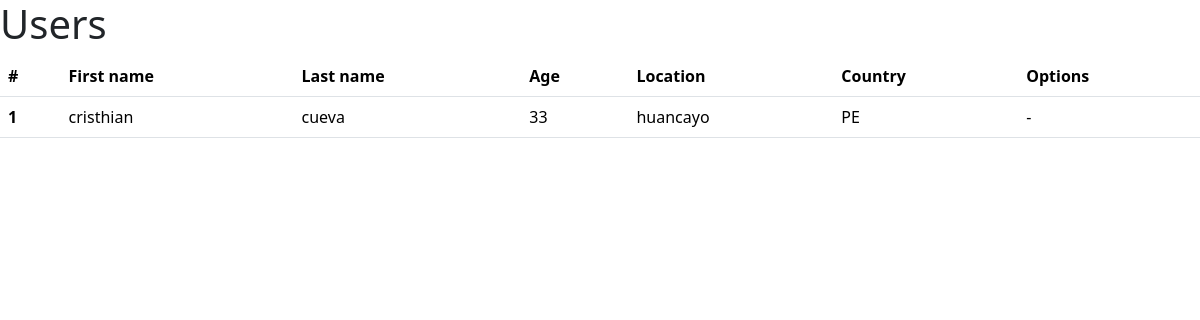
/users, run on an earlier commit of the app's database.
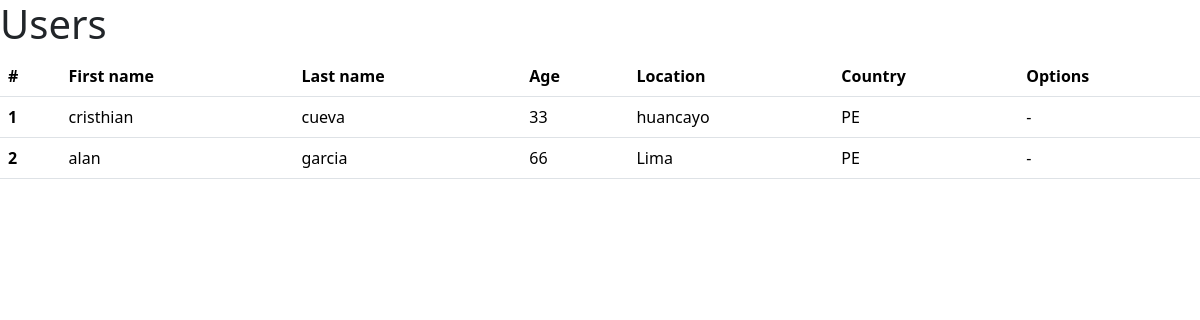
And on a later commit of the database.
### main.py (models this page shows, shortened)
class User(db.Model):
    __tablename__ = "users"
    id = db.Column(db.Integer, primary_key=True, autoincrement=True)
    first_name = db.Column(db.String(150))
    last_name = db.Column(db.String(150))
    age = db.Column(db.Integer)
    location = db.Column(db.String(50))
    country = db.Column(db.String(10))
    created_at = db.Column(db.DateTime(timezone=True), server_default=func.now())

### main.py (the view)
@app.route("/users")
def users():
    data = User.query.all()
    return render_template("users.html", items=data)

### templates/users.html (shortened to what this page needs)
{% extends 'base.html' %}
{% block content %}
<h1>Users</h1>
<table class="table">
    <thead>
      <tr>
        <th scope="col">#</th>
        <th scope="col">First name</th>
        <th scope="col">Last name</th>
        <th scope="col">Age</th>
        <th scope="col">Location</th>
        <th scope="col">Country</th>
        <th scope="col">Options</th>
      </tr>
    </thead>
    <tbody>
      {% for item in items %}
      <tr>
        <th scope="row">{{ item.id }}</th>
        <td>{{ item.first_name }}</td>
        <td>{{ item.last_name }}</td>
        <td>{{ item.age }}</td>
        <td>{{ item.location }}</td>
        <td>{{ item.country }}</td>
        <td>-</td>
      </tr>
      {% endfor %}
    </tbody>
  </table>
{% endblock %}

### templates/base.html (shortened to what this page needs)
<!doctype html>
<html lang="en">
  <head>
    <link href="https://cdn.jsdelivr.net/npm/bootstrap@5.3.3/dist/css/bootstrap.min.css" rel="stylesheet">
  </head>
  <body>
    {% block content %}
    {% endblock %}
  </body>
</html>

What changed in the data, as far as the page shows it:
added User: id "2", first_name "alan", last_name "garcia", age "66", location "Lima", country "PE"
